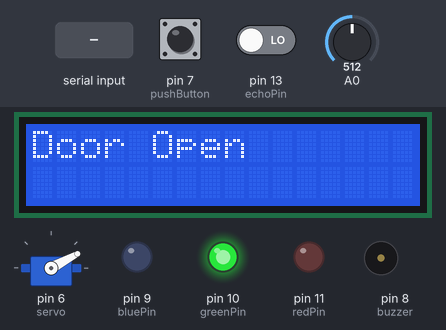
The sketch below on a simulated Arduino Uno, built with avr-gcc and run on an emulated ATmega328P. On the bench: servo, 16×2 character LCD, output pins drawn as LEDs (lit = HIGH), buzzer (waves = sounding). The inputs (shaded band) are chosen by the test bench; at power-on: A0 = 512, pin 7 (pushButton) HIGH, pin 13 (echoPin) LOW. Pins used as bus, display or sensor lines are not drawn; what the sketch prints to the serial monitor is not drawn.

Above: at 1.7 s.
1.8 s: A0 set to 716
At 2.17 s:
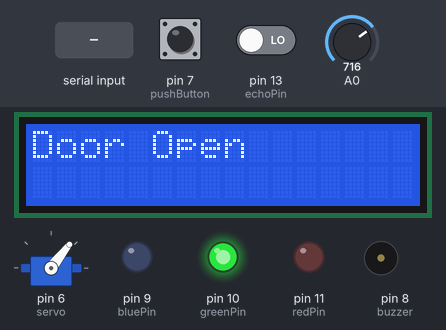
4.4 s: pin 7 (pushButton) pulled LOW for 1 s
At 5.9 s:
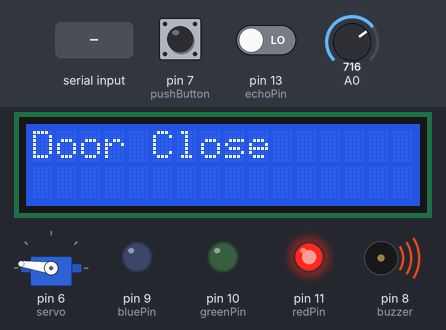
7.5 s: A0 set to 733
At 7.71 s:
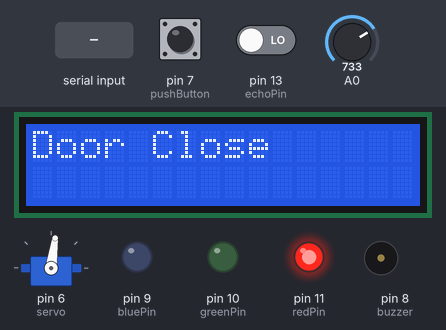
9.9 s: "on\n" received over the second serial link
20.0 s: A0 set to 900
Timing chart, 0 to 31.1 s (numbered marks = the images above; inputs shaded):
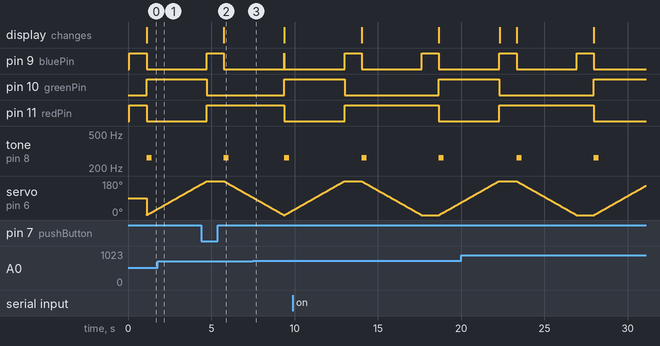

The sketch:

had-arduino.ino
```cpp
#include <LiquidCrystal_I2C.h>
#include <Servo.h>
#include <SoftwareSerial.h>

int echoPin = 13;
int trigPin = 12;
int redPin = 11;
int greenPin = 10;
int bluePin = 9;
int buzzer = 8;
int pushButton = 7;
int rx = 3;
int tx = 2;
SoftwareSerial BTSerial(tx, rx);
bool isOpen = true;
int lastBaseLine = 0;
bool isMoveBaseLine = false;
int doorCount = 0;
bool isOn = true;
char inData[20];
char inChar = -1;
int readIndex = 0;
Servo servo;

LiquidCrystal_I2C lcd(0x27, 16, 2);

void setup()
{
  Serial.begin(9600);
  BTSerial.begin(9600);
  pinMode(echoPin, INPUT);
  pinMode(trigPin, OUTPUT);
  pinMode(redPin, OUTPUT);
  pinMode(greenPin, OUTPUT);
  pinMode(bluePin, OUTPUT);
  pinMode(buzzer, OUTPUT);
  pinMode(pushButton, INPUT_PULLUP);
  servo.attach(6);
  lcd.init();
  lcd.noBacklight();
  int regist = analogRead(A0);
  int baseLine = map(regist, 0, 1023, 0, 100);
  setBaseLCD(baseLine);
}

void loop()
{
  if (Serial.available()) {
    BTSerial.write(Serial.read());
  }

  if (BTSerial.available()) {
    char bt = BTSerial.read();
    if (bt == '\n') {
      for (int i = 0; i < readIndex; i++) {
        Serial.print((int)inData[i]);
        Serial.print(" ");
      }
      String result(inData);
      if (result == "move") {
        moveDoor();
        setBaseLCD(lastBaseLine);
      } else if (result == "reset") {
        doorCount = 0;
        setBaseLCD(lastBaseLine);
      } else if (result == "red") {
        setLCD("red");
        setColor(255, 0, 0);
        delay(2000);
        setBaseLCD(lastBaseLine);
      } else if (result == "green") {
        setLCD("green");
        setColor(0, 255, 0);
        delay(2000);
        setBaseLCD(lastBaseLine);
      } else if (result == "blue") {
        setLCD("blue");
        setColor(0, 0, 255);
        delay(2000);
        setBaseLCD(lastBaseLine);
      } else if (result == "off") {
        if (isOn) {
          setColor(0, 0, 0);
          setLCD("service off ...");
          isOn = false;
        }
      } else if (result == "on") {
        if (!isOn) {
          setLCD("SERVICE ON !!!");
          isOn = true;
          delay(2000);
          setBaseLCD(lastBaseLine);
        }
      }
      for (int i = 0; i < 19; i++) {
        inData[i] = 0;
      }
      readIndex = 0;
    } else {
      inData[readIndex] = bt; // Store it
      readIndex++; // Increment where to write next
    }
  }
  if (isOn) {
    int buttonState = digitalRead(pushButton);
    int regist = analogRead(A0);
    int baseLine = map(regist, 0, 1023, 0, 100);
    int distance = getDistance();

    if (buttonState == 0) {
      Serial.println(buttonState);
      moveDoor();
    }

    if (distance <= baseLine) {
      Serial.println(distance);
      moveDoor();
    }

    if (lastBaseLine != baseLine) {
      isMoveBaseLine = true;
      lastBaseLine = baseLine;
    } else {
      if (isMoveBaseLine == true) {
        setBaseLCD(baseLine);
      }
    }
  }
}
void setBaseLCD(int baseLine) {
  isMoveBaseLine = false;
  setColor(255, 0, 255);
  lcd.clear();
  lcd.backlight();
  lcd.setCursor(0, 0);
  lcd.print("Distance  : ");
  lcd.print(baseLine);
  lcd.print("cm");
  lcd.setCursor(0, 1);
  lcd.print("Door Move : ");
  lcd.print(doorCount);
}

void moveDoor() {
  Serial.println(isOpen);
  if (isOpen) {
    openDoor();
  }
  else {
    closeDoor();
  }

  isOpen = !isOpen;
  reset();
}

void openDoor() {
  setLCD("Door Open");
  setTone(262, 300);
  setColor(0, 255, 0);
  for (int angle = 0; angle <= 179; angle++) {
    servo.write(angle);
    delay(20);
  }
}

void closeDoor() {
  setLCD("Door Close");
  setTone(262, 300);
  setColor(255, 0, 0); // red
  for (int angle = 179; angle >= 0; angle--) {
    servo.write(angle);
    delay(20);
  }
}

void reset() {
  doorCount++;
  setColor(255, 0, 255);
}

int getDistance() {
  float duration, distance;

  digitalWrite(trigPin, HIGH);
  delay(10);
  digitalWrite(trigPin, LOW);

  duration = pulseIn(echoPin, HIGH);
  distance = ((float)(340 * duration) / 10000) / 2;
  return distance;
}

void setColor(int red, int green, int blue) {
  analogWrite(redPin, red);
  analogWrite(greenPin, green);
  analogWrite(bluePin, blue);
}

void setTone(int freq) {
  tone(buzzer, freq, 300);
}

void setTone(int freq, int duration) {
  tone(buzzer, freq, duration);
}

void setLCD(String message) {
  lcd.clear();
  lcd.backlight();
  lcd.setCursor(0, 0);
  lcd.print(message);
}
```

Measured:
- the behaviour switches between 716 and 717 on A0 (found by bisection; images 2 and 3)
- by itself, pin 9 (bluePin): alternates HIGH for 1.0 s and LOW for 3.6 s
- by itself, tone on pin 8 (buzzer): alternates 262 Hz for 0.30 s and silent for 4.3 s
